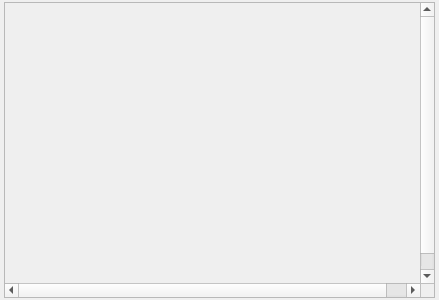
<?xml version="1.0" encoding="UTF-8"?>
<ui version="4.0">
 <class>AutoComplete</class>
 <widget class="QWidget" name="AutoComplete">
  <property name="geometry">
   <rect>
    <x>0</x>
    <y>0</y>
    <width>439</width>
    <height>300</height>
   </rect>
  </property>
  <property name="windowTitle">
   <string>Form</string>
  </property>
  <property name="styleSheet">
   <string notr="true">QScrollArea {
            background: transparent;          /* 滚动区域外框透明 */
            border: none;                     /* 移除边框 */
        }
        QScrollArea &gt; QWidget &gt; QWidget {     /* 视口(viewport)选择器 */
            background: transparent;          /* 视口内容透明 */
        }

        QScrollBar:vertical {
            background: transparent; /* 将轨道背景设置为透明 */
            width: 5px; /* 滚动条宽度，根据需要调整 */
            margin: 0px; /* 移除滚动条与滑块之间的间距 */
        }

        QScrollBar::handle:vertical {
            background: rgb(217, 217, 217); /* 滑块颜色 */
            min-height: 10px; /* 滑块最小高度，根据需要调整 */
            border-radius: 2px; /* 滑块边缘圆角，调整以形成椭圆形状 */
        }

        QScrollBar::add-line:vertical, QScrollBar::sub-line:vertical {
            height: 0px; /* 移除上下按钮 */
            border: none; /* 移除边框 */
            background: transparent; /* 背景透明 */
        }

        QScrollBar::add-page:vertical, QScrollBar::sub-page:vertical {
            background: none; /* 页面滚动部分背景透明 */
        }</string>
  </property>
  <layout class="QVBoxLayout" name="verticalLayout">
   <property name="spacing">
    <number>0</number>
   </property>
   <property name="leftMargin">
    <number>4</number>
   </property>
   <property name="topMargin">
    <number>2</number>
   </property>
   <property name="rightMargin">
    <number>4</number>
   </property>
   <property name="bottomMargin">
    <number>2</number>
   </property>
   <item>
    <widget class="QScrollArea" name="scrollArea">
     <property name="sizePolicy">
      <sizepolicy hsizetype="Expanding" vsizetype="Expanding">
       <horstretch>0</horstretch>
       <verstretch>0</verstretch>
      </sizepolicy>
     </property>
     <property name="widgetResizable">
      <bool>false</bool>
     </property>
     <property name="alignment">
      <set>Qt::AlignmentFlag::AlignCenter</set>
     </property>
     <widget class="QWidget" name="scrollAreaWidgetContents">
      <property name="geometry">
       <rect>
        <x>0</x>
        <y>0</y>
        <width>437</width>
        <height>298</height>
       </rect>
      </property>
      <property name="styleSheet">
       <string notr="true"/>
      </property>
     </widget>
    </widget>
   </item>
  </layout>
 </widget>
 <resources/>
 <connections/>
</ui>
